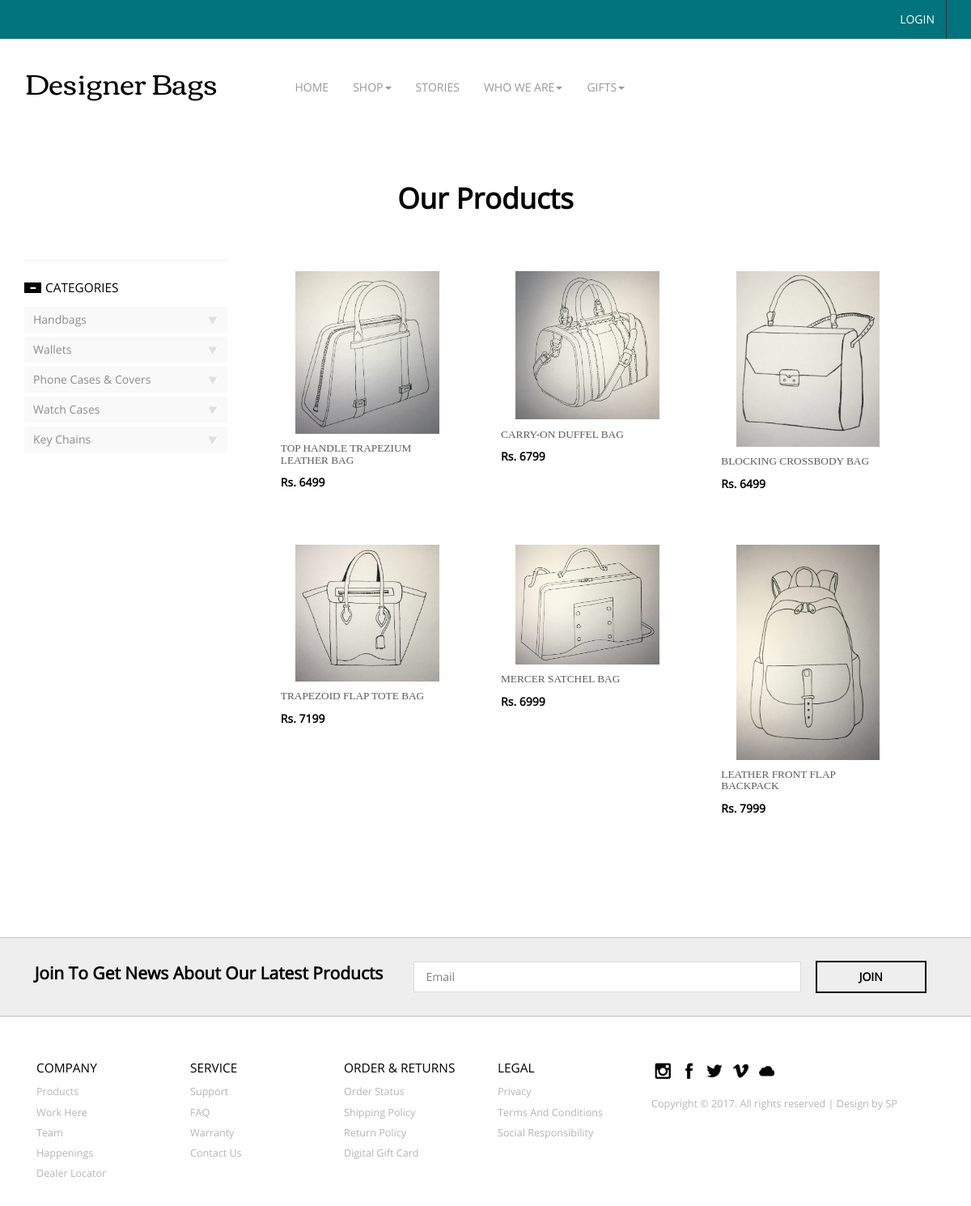
Screenshot of /catalog.php with the database file from the repository.
### tables this page shows
CREATE TABLE IF NOT EXISTS `productdetails` (
  `productId` int(3) UNSIGNED ZEROFILL NOT NULL AUTO_INCREMENT,
  `prodCat` int(11) NOT NULL,
  `productName` varchar(50) DEFAULT NULL,
  `productBasePrice` float DEFAULT NULL,
  `productDescription` text,
  `productDefaultImage` varchar(50) DEFAULT NULL,
  PRIMARY KEY (`productId`)
);

### DataAccessLayer.php (called while the page is built, shortened)
<?php
function crConn()
{
	$servername = "localhost";
	$username = "root";
	$password = "";
	$conn = new mysqli($servername, $username, $password);
	return $conn;
}
function exeQuery($sql)
{
	$conn = crConn();
	mysqli_select_db($conn,"WebDB");
	$result = $conn->query($sql);
	return $result;
}
function getCatalog()
{
	$sql = "SELECT productId, productName, productBasePrice, productDefaultImage FROM productdetails";
	$result = exeQuery($sql);
	return $result;
}
?>

### BusinessAccessLayer.php (called while the page is built, shortened)
<?php
		include 'DataAccessLayer.php';
		function setCatalog($catName)
		{
			if (strcmp($catName,"all") == 0)
			{
				return getCatalog();
			}
			else
			{
				$catIdResult = getCat($catName);
				$row = $catIdResult->fetch_assoc();
				$catId = $row['prodCat'];
				$result = getFilterCatalog($catId);
				return $result;
			}
		}
?>

### catalog.php (the view, shortened to what this page needs)
<!DOCTYPE HTML>
<html>
<head>
	<link href="css/bootstrap.css" rel="stylesheet" type="text/css" media="all"/>
	<link href="css/style.css" rel="stylesheet" type="text/css" media="all" />
	<link href="css/owl.carousel.css" rel="stylesheet">
	<link href="css/form.css" rel="stylesheet" type="text/css" media="all" />
<?php
	include 'BusinessAccessLayer.php';
?>
</head>
<body>
		<div class="header">
			<div class="header-top">
			<div class="container">
				<div class="top-right">
				<ul>
					<?php
							if(isset($_SESSION["sFname"]))
							{
								echo '<li class = "text" >
											<a>
												Welcome "' .$_SESSION["sFname"].'"
											</a>
										</li>
										<li class = "text">
											<a href = "signout.php">Signout
											</a>
										</li>
										<li><div class="cart box_1">
												<a href="cart.php">
													 <span class="simpleCart_total">Cart: Rs. '.$GLOBALS['cartValue'].' </span>
												</a>
											<div class="clearfix"> </div>
											</div>
										</li>';
							}
							else
							{
								echo " <li class=" . "text" . "><a href=" . "login.php" . ">login</a></li>";
							}
					?>
				</ul>
				</div>
				<div class="clearfix"></div>
			</div>
			</div>
			<div class="header-bottom">
					<div class="container">
				<div class="content white">
					<nav class="navbar navbar-default" role="navigation">
						<div class="navbar-header">
							<h1 class="navbar-brand"><a  href="index.php">Designer Bags</a></h1>
						</div>
						<div class="collapse navbar-collapse" id="bs-example-navbar-collapse-1">
							<ul class="nav navbar-nav">
								<li><a href="index.php">Home</a></li>
								<li class="dropdown">
								<a href="#" class="dropdown-toggle" data-toggle="dropdown">Shop<b class="caret"></b></a>
							</li>
								<li><a href="index.php">Stories</a></li>
								<li class="dropdown">
								<a href="#" class="dropdown-toggle" data-toggle="dropdown">Who we are<b class="caret"></b></a>
								</li>
								<li class="dropdown">
								<a href="#" class="dropdown-toggle" data-toggle="dropdown">Gifts<b class="caret"></b></a>
								</li>
							</ul>
						</div>
					</nav>
				</div>
		</div>
	</div>
</div>
			<div class="content">
	<div class="product-model">
	 <div class="container">
		<h2>Our Products</h2>
		 <div class="col-md-9 product-model-sec">
				<?php
					$result = setCatalog($GLOBALS['catName']);
					if($result->num_rows > 0)
					{
						while($row = $result->fetch_assoc())
						{
							echo '<div class="product-grid" onclick = "formSubmit(' . $row['productId'] . ')">
								<a href = "#">
								<div class="product-img b-link-stripe b-animate-go  thickbox">
									<img src="' . $row['productDefaultImage'] . '" class="img-responsive" alt="">
									<div class="b-wrapper">
									<h4 class="b-animate b-from-left  b-delay03">
									<button onclick = "formSubmit(' . $row['productId'] . ')"> View </button>
									</h4>
									</div>
								</div>
								</a>
								<div class="product-info simpleCart_shelfItem">
									<div class="product-info-cust prt_name">
										<h4>' . $row['productName'] . '</h4>
										<span class="item_price">Rs. ' . $row['productBasePrice'] . '</span>
										<div class="clearfix"> </div>
									</div>
								</div>
							</div>';
						}
					}
				?>
		  </div>
			<div class="rsidebar span_1_of_left">
				 <section  class="sky-form">
					 <div class="product_right">
						 <h4 class="m_2"><span class="glyphicon glyphicon-minus" aria-hidden="true"></span>Categories</h4>
						 <div class="tab1">
							 <ul class="place">
								 <li class="sort">Handbags</li>
								 <li class="by"><img src="images/do.png" alt=""></li>
									<div class="clearfix"> </div>
							  </ul>
					      </div>
						  <div class="tab2">
							 <ul class="place">
								 <li class="sort">Wallets</li>
								 <li class="by"><img src="images/do.png" alt=""></li>
									<div class="clearfix"> </div>
							  </ul>
					      </div>
						  <div class="tab3">
							 <ul class="place">
								 <li class="sort">Phone Cases & Covers</li>
								 <li class="by"><img src="images/do.png" alt=""></li>
									<div class="clearfix"> </div>
							  </ul>
					      </div>
						  <div class="tab4">
							 <ul class="place">
								 <li class="sort">Watch Cases</li>
								 <li class="by"><img src="images/do.png" alt=""></li>
									<div class="clearfix"> </div>
							  </ul>
					      </div>
						  <div class="tab5">
							 <ul class="place">
								 <li class="sort">Key Chains</li>
								 <li class="by"><img src="images/do.png" alt=""></li>
									<div class="clearfix"> </div>
							  </ul>
					      </div>
				 </section>
			 </div>
	      </div>
		</div>
</div>
	<div class="subscribe">
	 <div class="container">
	 <div class="subscribe1">
		 <h4>Join to get news about our latest Products</h4>
		 </div>
		 <div class="subscribe2">
		 <form>
			 <input type="text" class="text" value="Email" onfocus="this.value = '';" onblur="if (this.value == '') {this.value = 'Email';}">
			 <input type="submit" value="JOIN">
		 </form>
	 </div>
	 </div>
</div>
		<div class="footer-section">
			<div class="container">
				<div class="footer-grids">
					<div class="col-md-2 footer-grid">
					<h4>company</h4>
					<ul>
						<li><a href="catalog.php">products</a></li>
						<li><a href="#">Work Here</a></li>
						<li><a href="#">Team</a></li>
						<li><a href="#">Happenings</a></li>
						<li><a href="#">Dealer Locator</a></li>
					</ul>
				</div>
					<div class="col-md-2 footer-grid">
					<h4>service</h4>
					<ul>
						<li><a href="#">Support</a></li>
						<li><a href="#">FAQ</a></li>
						<li><a href="#">Warranty</a></li>
						<li><a href="contact.php">Contact Us</a></li>
					</ul>
					</div>
					<div class="col-md-2 footer-grid">
					<h4>order & returns</h4>
					<ul>
						<li><a href="#">Order Status</a></li>
						<li><a href="#">Shipping Policy</a></li>
						<li><a href="#">Return Policy</a></li>
						<li><a href="#">Digital Gift Card</a></li>
					</ul>
					</div>
					<div class="col-md-2 footer-grid">
					<h4>legal</h4>
					<ul>
						<li><a href="#">Privacy</a></li>
						<li><a href="#">Terms and Conditions</a></li>
						<li><a href="#">Social Responsibility</a></li>
					</ul>
					</div>
					<div class="col-md-4 footer-grid1">
					<div class="social-icons">
						<a href="#"><i class="icon"></i></a>
						<a href="#"><i class="icon1"></i></a>
						<a href="#"><i class="icon2"></i></a>
						<a href="#"><i class="icon3"></i></a>
						<a href="#"><i class="icon4"></i></a>
					</div>
					<p>Copyright &copy; 2017. All rights reserved | Design by SP</a></p>
					</div>
				<div class="clearfix"></div>
				</div>
			</div>
		</div>
</body>
</html>

### css/style.css (style rules this page uses)
body a { transition:0.5s all; -webkit-transition:0.5s all; -moz-transition:0.5s all; -o-transition:0.5s all; -ms-transition:0.5s all; }
h1,h2,h3,h4,h5,h6 { padding:0 0; margin:0 0; }
p { padding:0 0; margin:0 0; }
ul { padding:0 0; margin:0 0; }
body { padding:0 0; margin:0 0; font-family: 'OpenSans-Regular' }
.header-top { background-color: #00737c; }
.top-right ul li { display: inline-block; border-right: 1px solid; padding: 1em 1em; }
.top-right ul li a { font-size: 1em; text-transform: uppercase; color:#999; text-decoration: none; }
.top-right ul li.text a { color:#fff; }
.top-right { float: right; }
.navbar-default { background-color: #fff; border-color: #fff; }
.navbar-default .navbar-nav > li > a { color: #999; text-transform: uppercase; }
.navbar { position: relative; min-height: 50px; margin-bottom: 0px; border: 1px solid transparent; float: left; width: 80%; }
.navbar-header { float: left; width: 35%; margin-top: 1em; }
.header-bottom { padding: 2em 0; }
h1.navbar-brand { text-transform: capitalize; font-family: 'Corben-Regular'; font-size: 2.5em; }
h1.navbar-brand a { text-decoration: none; color: #000; }
.navbar-nav > li > a { padding-top: 21px; }
.navbar-brand { float: left; font-size: 36px; line-height: 22px; padding:0; }
.subscribe { background: #eee; text-align: center; padding: 2em 0; border-top: 1px solid#CCC0C0; border-bottom: 1px solid#CCC0C0; margin-top: 3em }
.subscribe h4 { color: #000; padding-top: 0.2em; margin: 0; font-size: 1.5em; text-transform: capitalize; font-weight: 600; }
.subscribe1 { float: left; width: 40%; }
.subscribe2 { float: left; width: 60%; }
.subscribe form input { border:1px solid #DCDADA; outline:0; width:70%; font-size:1em; padding:0.6em 1em; color:#7D7D7D; }
.subscribe form input[type="submit"] { outline:none; border:2px solid #000; width:20%; padding:0.55em; background:none; margin-left:1em; color:#000; font-weight: 600; }
.footer-section { padding: 4em 0; }
.footer-grid h4 { font-size: 1.1em; text-transform: uppercase; color: #000; margin-bottom:0.5em; }
.footer-grid ul li { list-style: none; }
.footer-grid ul li a { font-size: 0.9em; text-decoration: none; line-height: 2em; color: #B7B4B4; list-style: none; text-transform: capitalize; }
.footer-grid1 p { font-size: 0.9em; color: #B7B4B4; line-height: 1.8em; }
.social-icons { margin-bottom: 1em; }
.social-icons a i { background: url(../images/img-sprite.png) no-repeat 0px 0px; width: 22px; height: 22px; display: inline-block; background-size: 320px; margin: 0 3px; }
.social-icons a i.icon1 { background-position: -22px 0px }
.social-icons a i.icon2 { background-position: -44px 0px }
.social-icons a i.icon3 { background-position: -66px 0px }
.social-icons a i.icon4 { background-position: -88px 0px }
.product-model { padding: 4em 0; }
.product-model-sec { margin: 4em 0 0 0; float: right; }
.rsidebar { display: block; float: left; margin: 4em 2em 0% 0; width: 22%; }
.b-link-stripe { position:relative; display:inline-block; vertical-align:top; font-weight: 300; overflow:hidden; width: 100%; }
.b-link-stripe .b-wrapper { position:absolute; width:100%; height:100%; top:0; left:0; text-align:center; color:#ffffff; overflow:hidden; }
.b-animate-go { text-decoration:none; }
.product-grid { width: 30%; margin: 0 3% 4% 0; float: left; position: relative; transition: 0.5s all; -webkit-transition: 0.5s all; -moz-transition: 0.5s all; -o-transition: 0.5s all; min-height: 200px; border-bottom:2px solid #fff; }
.product-img img { width: 100%; padding:1em 2.5em 0; }
.product-info-cust { padding: 0.8em 1.2em; }
.prt_name { padding: 0.8em 1.2em; float:none; }
.product-info-cust h4 { color: #5b5b5b; font-size: 0.95em; font-family: 'Dosis-Bold'; text-transform: uppercase; }
span.item_price { color: #000; font-size: 1em; font-weight: 600; margin: 10px 0 5px; display:block; }
ul.place { margin: 5px 0; background: #f9f9f9; width: 100%; padding:0px 5px; cursor: pointer; }
ul.place li { display: inline-block; padding: 6px; }
ul.place li { color: #8c8c8c; text-decoration: none; cursor: pointer; }
ul.place li.sort { float:left; }
ul.place li.by { float:right; }
.product-model h2 { text-align: center; font-size: 2.5em; color: #000; text-transform: capitalize; font-weight: 600; }
.glyphicon-minus:before { content: "\2212"; color: #fff; font-size: 9px; background: #000; padding: 1px 6px; margin-right: 5px; }
.glyphicon-minus { top: -1px!important; }

### rows the page displays
productdetails: productDefaultImage (picture), productName "TOP HANDLE TRAPEZIUM LEATHER BAG", productBasePrice "6499"
productdetails: productDefaultImage (picture), productName "CARRY-ON DUFFEL BAG", productBasePrice "6799"
productdetails: productDefaultImage (picture), productName "BLOCKING CROSSBODY BAG", productBasePrice "6499"
productdetails: productDefaultImage (picture), productName "TRAPEZOID FLAP TOTE BAG", productBasePrice "7199"
productdetails: productDefaultImage (picture), productName "MERCER SATCHEL BAG", productBasePrice "6999"
productdetails: productDefaultImage (picture), productName "LEATHER FRONT FLAP BACKPACK", productBasePrice "7999"
